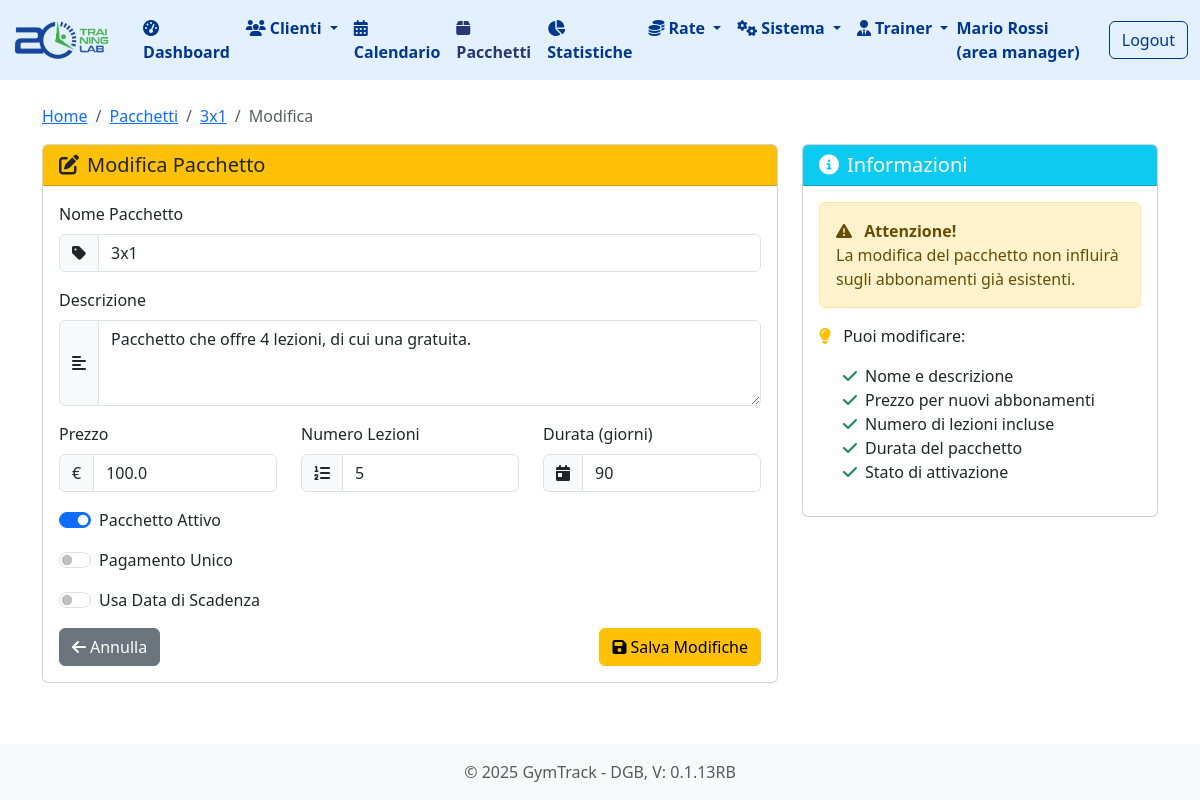
The page /pacchetti/4/modifica (signed in) on the database as committed earlier.
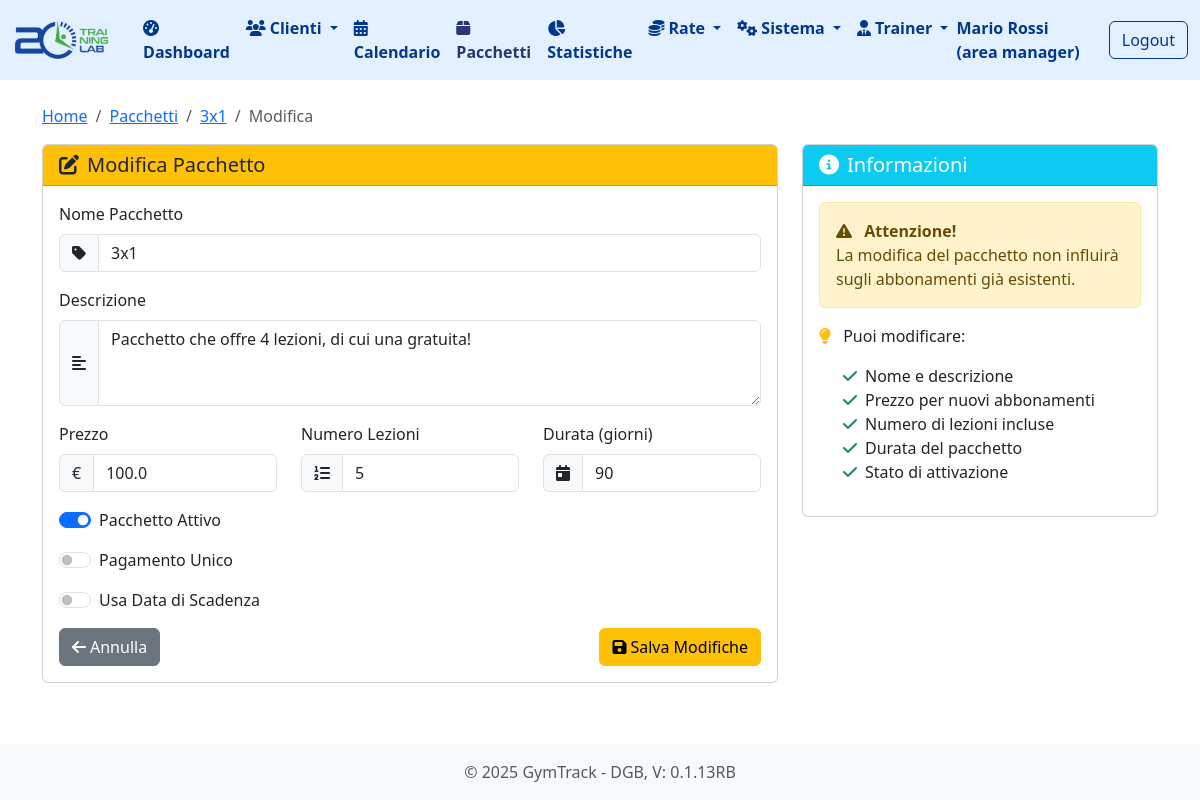
The same page on the database as committed later.
### tables this page shows
CREATE TABLE pacchetti (
        id INTEGER PRIMARY KEY AUTOINCREMENT,
        nome TEXT NOT NULL,
        descrizione TEXT,
        prezzo REAL NOT NULL,
        numero_lezioni INTEGER NOT NULL,
        durata_giorni INTEGER NOT NULL,
        attivo BOOLEAN NOT NULL DEFAULT 1
    , sede_id INTEGER DEFAULT 1, pagamento_unico BOOLEAN NOT NULL DEFAULT 0, data_scadenza DATE);

### routes/pacchetti.py (the view, shortened to what this page needs)
@pacchetti_bp.route('/pacchetti/<int:pacchetto_id>/modifica', methods=['GET', 'POST'])
def modifica_pacchetto(pacchetto_id):
    pacchetto = db.get_pacchetto(pacchetto_id)
    if not pacchetto:
        flash('Pacchetto non trovato', 'error')
        return redirect(url_for('pacchetti.lista_pacchetti'))
    return render_template('pacchetti/modifica.html', pacchetto=pacchetto)

### app.py (called while the page is built)
@app.before_request
def setup():
    db.init_db()
    db.create_user_tables()
    g.hierarchy = db.build_hierarchy(session.get('user_role'), session.get('user_email'))

### database.py (called while the page is built, shortened)
def get_db_connection():
    conn = sqlite3.connect(DATABASE_PATH)
    conn.row_factory = sqlite3.Row
    return conn

def init_db():
    if os.path.exists(DATABASE_PATH):
        return

def get_pacchetto(pacchetto_id):
    conn = get_db_connection()
    pacchetto = conn.execute('SELECT * FROM pacchetti WHERE id = ?', (pacchetto_id,)).fetchone()
    conn.close()
    return pacchetto

def get_societa_by_area_manager(area_manager_id):
    conn = get_db_connection()
    societa = conn.execute('SELECT * FROM societa WHERE area_manager_id = ?', (area_manager_id,)).fetchall()
    conn.close()
    return societa

def get_sedi_by_societa(societa_id):
    conn = get_db_connection()
    sedi = conn.execute('SELECT * FROM sede WHERE societa_id = ?', (societa_id,)).fetchall()
    conn.close()
    return sedi

def get_trainers_by_sede(sede_id):
    conn = get_db_connection()
    try:
        trainers = conn.execute('SELECT * FROM trainer WHERE sede_id = ?', (sede_id,)).fetchall()
        return trainers
    finally:
        conn.close()

### templates/pacchetti/modifica.html (shortened to what the changed rows need)
{% extends 'base.html' %}
{% block content %}
<nav aria-label="breadcrumb">
    <ol class="breadcrumb">
        <li class="breadcrumb-item"><a href="{{ url_for('pacchetti.dettaglio_pacchetto', pacchetto_id=pacchetto.id) }}">{{ pacchetto.nome }}</a></li>
    </ol>
</nav>
<div class="row">
    <div class="col-md-8">
        <div class="card">
            <div class="card-body">
                <form method="POST">
                    <div class="mb-3">
                        <div class="input-group">
                            <span class="input-group-text">
                                <i class="fas fa-tag"></i>
                            </span>
                            <input type="text"
                                   class="form-control"
                                   id="nome"
                                   name="nome"
                                   value="{{ pacchetto.nome }}"
                                   required>
                        </div>
                    </div>
                    <div class="mb-3">
                        <div class="input-group">
                            <span class="input-group-text">
                                <i class="fas fa-align-left"></i>
                            </span>
                            <textarea class="form-control"
                                      id="descrizione"
                                      name="descrizione"
                                      rows="3">{{ pacchetto.descrizione }}</textarea>
                        </div>
                    </div>
                    <div class="row">
                        <div class="col-md-4">
                            <div class="mb-3">
                                <div class="input-group">
                                    <span class="input-group-text">€</span>
                                    <input type="number"
                                           class="form-control"
                                           id="prezzo"
                                           name="prezzo"
                                           step="0.01"
                                           value="{{ pacchetto.prezzo }}"
                                           required>
                                </div>
                            </div>
                        </div>
                        <div class="col-md-4">
                            <div class="mb-3">
                                <div class="input-group">
                                    <span class="input-group-text">
                                        <i class="fas fa-list-ol"></i>
                                    </span>
                                    <input type="number"
                                           class="form-control"
                                           id="numero_lezioni"
                                           name="numero_lezioni"
                                           value="{{ pacchetto.numero_lezioni }}"
                                           required>
                                </div>
                            </div>
                        </div>
                        <div class="col-md-4">
                            <div class="mb-3">
                                <div class="input-group">
                                    <span class="input-group-text">
                                        <i class="fas fa-calendar-day"></i>
                                    </span>
                                    <input type="number"
                                           class="form-control"
                                           id="durata_giorni"
                                           name="durata_giorni"
                                           value="{{ pacchetto.durata_giorni }}"
                                           required>
                                </div>
                            </div>
                        </div>
                    </div>
                    <div class="mb-3">
                        <div class="form-check form-switch">
                            <input class="form-check-input"
                                   type="checkbox"
                                   id="attivo"
                                   name="attivo"
                                   {% if pacchetto.attivo %}checked{% endif %}>
                            <label class="form-check-label" for="attivo">Pacchetto Attivo</label>
                        </div>
                    </div>
                    <div class="mb-3">
                        <div class="form-check form-switch">
                            <input class="form-check-input"
                                   type="checkbox"
                                   id="pagamento_unico"
                                   name="pagamento_unico"
                                   {% if pacchetto.pagamento_unico %}checked{% endif %}>
                            <label class="form-check-label" for="pagamento_unico">Pagamento Unico</label>
                        </div>
                    </div>
                </form>
            </div>
        </div>
    </div>
</div>
{% endblock %}

Rows that differ between the two databases and show on the page:
changed pacchetti: descrizione "Pacchetto che offre 4 lezioni, di cui una gratuita." → "Pacchetto che offre 4 lezioni, di cui una gratuita!"
